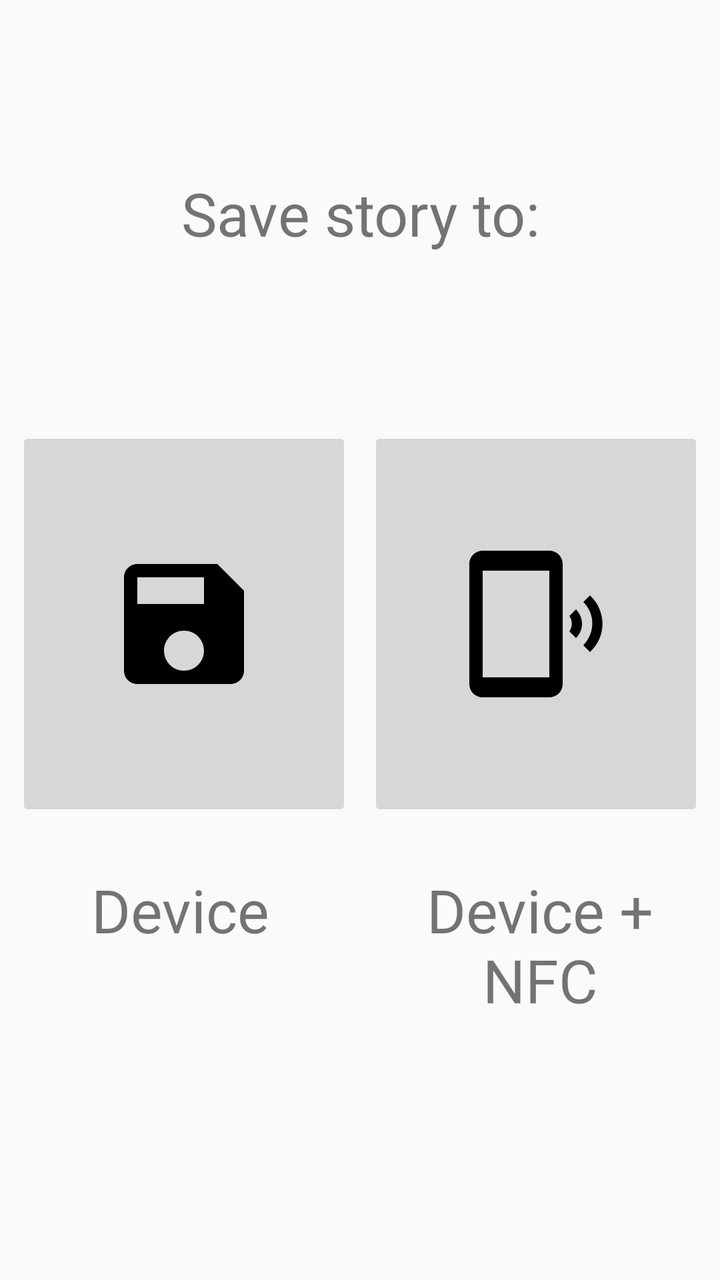
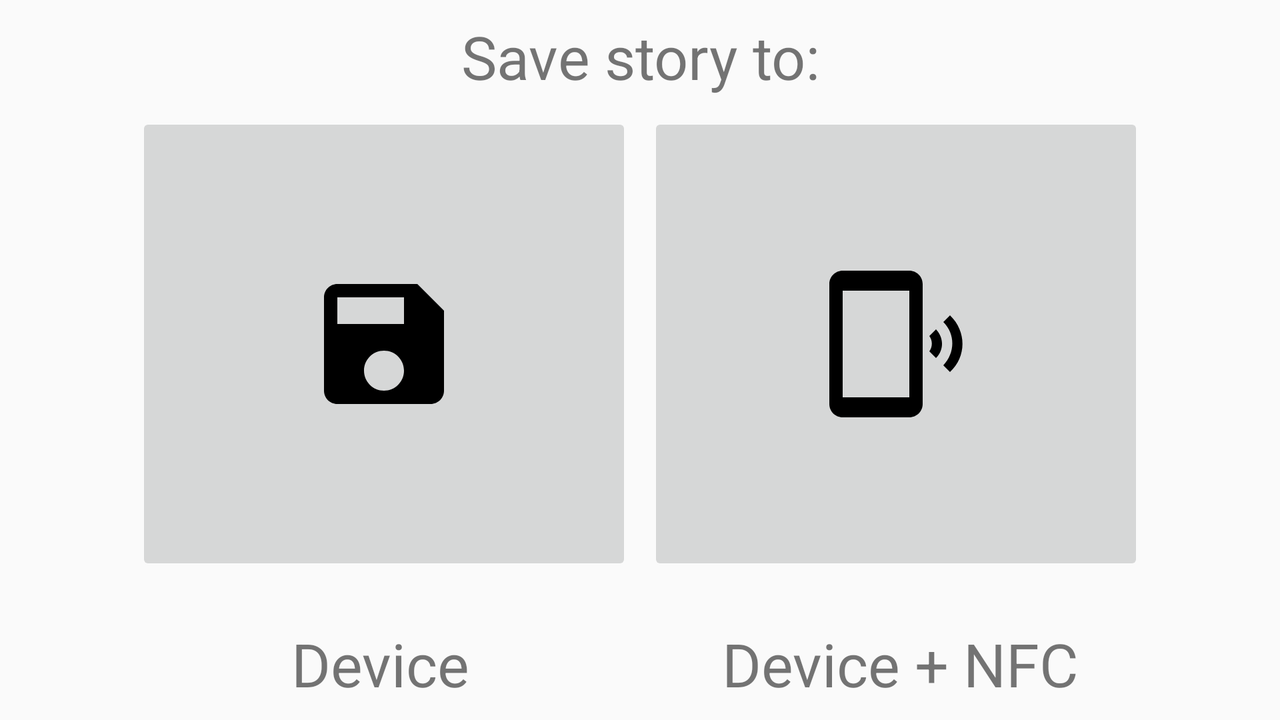

Two renders of one Android screen. The first uses the default layout on a phone; the second uses the alternative layout the repository ships for a different screen configuration, on a matching device. The two XML files are below.
<!-- AndroidManifest.xml: application theme AppTheme -->
<!-- res/layout/activity_save_selector.xml -->
<?xml version="1.0" encoding="utf-8"?>
<android.support.constraint.ConstraintLayout xmlns:android="http://schemas.android.com/apk/res/android"
    xmlns:app="http://schemas.android.com/apk/res-auto"
    xmlns:tools="http://schemas.android.com/tools"
    android:layout_width="match_parent"
    android:layout_height="match_parent"
    tools:context="com.example.stucollyn.nfc_play.SaveSelector">

    <TextView
        android:id="@+id/save_selector_instruction_text"
        android:layout_width="0dp"
        android:layout_height="0dp"
        android:layout_marginEnd="8dp"
        android:layout_marginStart="8dp"
        android:layout_marginTop="8dp"
        android:gravity="center"
        android:text="Save story to:"
        android:textSize="30dp"
        app:layout_constraintBottom_toTopOf="@+id/save_to_device"
        app:layout_constraintEnd_toEndOf="parent"
        app:layout_constraintStart_toStartOf="parent"
        app:layout_constraintTop_toTopOf="parent" />

    <ImageButton
        android:id="@+id/save_to_device"
        android:layout_width="0dp"
        android:layout_height="0dp"
        android:layout_marginEnd="8dp"
        android:layout_marginStart="8dp"
        android:layout_marginTop="8dp"
        android:onClick="StartConfirmation"
        android:src="@drawable/save"
        android:translationZ="0dp"
        android:visibility="visible"
        app:layout_constraintBottom_toTopOf="@+id/device_caption"
        app:layout_constraintEnd_toStartOf="@+id/save_to_device_and_object"
        app:layout_constraintStart_toStartOf="parent"
        app:layout_constraintTop_toBottomOf="@+id/save_selector_instruction_text" />

    <ImageButton
        android:id="@+id/save_to_device_and_object"
        android:layout_width="0dp"
        android:layout_height="0dp"
        android:layout_marginEnd="8dp"
        android:layout_marginTop="8dp"
        android:onClick="StartSaveStoryToNFC"
        android:src="@drawable/phone_nfc_android"
        android:translationZ="0dp"
        android:visibility="visible"
        app:layout_constraintBottom_toTopOf="@+id/device_nfc_caption"
        app:layout_constraintEnd_toEndOf="parent"
        app:layout_constraintStart_toEndOf="@+id/save_to_device"
        app:layout_constraintTop_toBottomOf="@+id/save_selector_instruction_text" />

    <TextView
        android:id="@+id/device_caption"
        android:layout_width="0dp"
        android:layout_height="0dp"
        android:layout_marginBottom="8dp"
        android:layout_marginEnd="8dp"
        android:layout_marginStart="8dp"
        android:layout_marginTop="24dp"
        android:gravity="top"
        android:text="Device\n"
        android:textAlignment="center"
        android:textSize="30dp"
        app:layout_constraintBottom_toBottomOf="parent"
        app:layout_constraintEnd_toStartOf="@+id/device_nfc_caption"
        app:layout_constraintStart_toStartOf="parent"
        app:layout_constraintTop_toBottomOf="@+id/save_to_device" />

    <TextView
        android:id="@+id/device_nfc_caption"
        android:layout_width="0dp"
        android:layout_height="0dp"
        android:layout_marginBottom="8dp"
        android:layout_marginEnd="8dp"
        android:layout_marginStart="8dp"
        android:layout_marginTop="24dp"
        android:gravity="top"
        android:text="Device + NFC"
        android:textAlignment="center"
        android:textSize="30dp"
        app:layout_constraintBottom_toBottomOf="parent"
        app:layout_constraintEnd_toEndOf="parent"
        app:layout_constraintStart_toEndOf="@+id/device_caption"
        app:layout_constraintTop_toBottomOf="@+id/save_to_device_and_object" />

</android.support.constraint.ConstraintLayout>
<!-- resources referenced by this layout -->
<resources>
  <!-- drawable phone_nfc_android (drawable) -->
  <vector android:height="80dp" android:viewportHeight="24.0"
      android:viewportWidth="24.0" android:width="80dp" xmlns:android="http://schemas.android.com/apk/res/android">
      <path android:fillColor="#FF000000" android:pathData="M20.1,7.7l-1,1c1.8,1.8 1.8,4.6 0,6.5l1,1c2.5,-2.3 2.5,-6.1 0,-8.5zM18,9.8l-1,1c0.5,0.7 0.5,1.6 0,2.3l1,1c1.2,-1.2 1.2,-3 0,-4.3zM14,1L4,1c-1.1,0 -2,0.9 -2,2v18c0,1.1 0.9,2 2,2h10c1.1,0 2,-0.9 2,-2L16,3c0,-1.1 -0.9,-2 -2,-2zM14,20L4,20L4,4h10v16z"/>
  </vector>
  <!-- drawable save (drawable) -->
  <vector android:height="80dp" android:viewportHeight="24.0"
      android:viewportWidth="24.0" android:width="80dp" xmlns:android="http://schemas.android.com/apk/res/android">
      <path android:fillColor="#FF000000" android:pathData="M17,3L5,3c-1.11,0 -2,0.9 -2,2v14c0,1.1 0.89,2 2,2h14c1.1,0 2,-0.9 2,-2L21,7l-4,-4zM12,19c-1.66,0 -3,-1.34 -3,-3s1.34,-3 3,-3 3,1.34 3,3 -1.34,3 -3,3zM15,9L5,9L5,5h10v4z"/>
  </vector>
  <style name="AppTheme" parent="Theme.AppCompat.Light.DarkActionBar">
          
          <item name="colorPrimary">@color/colorPrimary</item>
          <item name="colorPrimaryDark">@color/colorPrimaryDark</item>
          <item name="colorAccent">@color/colorAccent</item>
          <item name="android:windowAnimationStyle">@null</item>
      </style>
</resources>
<!-- res/layout-land/activity_save_selector.xml (the repository's variant of the layout above) -->
<!-- drawn on the phone turned sideways -->
<?xml version="1.0" encoding="utf-8"?>
<android.support.constraint.ConstraintLayout xmlns:android="http://schemas.android.com/apk/res/android"
    xmlns:app="http://schemas.android.com/apk/res-auto"
    xmlns:tools="http://schemas.android.com/tools"
    android:layout_width="match_parent"
    android:layout_height="match_parent"
    tools:context="com.example.stucollyn.nfc_play.SaveSelector">

    <TextView
        android:id="@+id/save_selector_instruction_text"
        android:layout_width="0dp"
        android:layout_height="wrap_content"
        android:layout_marginEnd="8dp"
        android:layout_marginStart="8dp"
        android:layout_marginTop="8dp"
        android:gravity="top|center"
        android:text="Save story to:"
        android:textSize="30dp"
        app:layout_constraintBottom_toTopOf="@+id/find_date"
        app:layout_constraintEnd_toEndOf="parent"
        app:layout_constraintStart_toStartOf="parent"
        app:layout_constraintTop_toTopOf="parent" />

    <ImageButton
        android:id="@+id/find_date"
        android:layout_width="0dp"
        android:layout_height="0dp"
        android:layout_marginEnd="8dp"
        android:layout_marginStart="8dp"
        android:layout_marginTop="8dp"
        android:onClick="StartConfirmation"
        android:src="@drawable/save"
        android:translationZ="0dp"
        android:visibility="visible"
        app:layout_constraintBottom_toTopOf="@+id/find_date_caption"
        app:layout_constraintEnd_toStartOf="@+id/find_image"
        app:layout_constraintStart_toStartOf="@+id/guideline1"
        app:layout_constraintTop_toBottomOf="@+id/save_selector_instruction_text" />

    <ImageButton
        android:id="@+id/find_image"
        android:layout_width="0dp"
        android:layout_height="0dp"
        android:layout_marginEnd="8dp"
        android:layout_marginTop="8dp"
        android:onClick="StartSaveStoryToNFC"
        android:src="@drawable/phone_nfc_android"
        android:translationZ="0dp"
        android:visibility="visible"
        app:layout_constraintBottom_toTopOf="@+id/find_image_caption"
        app:layout_constraintEnd_toEndOf="@+id/guideline2"
        app:layout_constraintStart_toEndOf="@+id/find_date"
        app:layout_constraintTop_toBottomOf="@+id/save_selector_instruction_text" />

    <TextView
        android:id="@+id/find_date_caption"
        android:layout_width="0dp"
        android:layout_height="wrap_content"
        android:layout_marginBottom="8dp"
        android:layout_marginEnd="8dp"
        android:layout_marginStart="8dp"
        android:layout_marginTop="24dp"
        android:gravity="top"
        android:text="Device"
        android:textAlignment="center"
        android:textSize="30dp"
        app:layout_constraintBottom_toBottomOf="parent"
        app:layout_constraintEnd_toStartOf="@+id/find_image_caption"
        app:layout_constraintStart_toStartOf="@+id/guideline1"
        app:layout_constraintTop_toBottomOf="@+id/find_date" />

    <TextView
        android:id="@+id/find_image_caption"
        android:layout_width="0dp"
        android:layout_height="wrap_content"
        android:layout_marginBottom="8dp"
        android:layout_marginEnd="8dp"
        android:layout_marginStart="8dp"
        android:layout_marginTop="24dp"
        android:gravity="top"
        android:text="Device + NFC"
        android:textAlignment="center"
        android:textSize="30dp"
        app:layout_constraintBottom_toBottomOf="parent"
        app:layout_constraintEnd_toEndOf="@+id/guideline2"
        app:layout_constraintStart_toEndOf="@+id/find_date_caption"
        app:layout_constraintTop_toBottomOf="@+id/find_image" />

    <android.support.constraint.Guideline
        android:id="@+id/guideline1"
        android:layout_width="wrap_content"
        android:layout_height="wrap_content"
        android:orientation="vertical"
        app:layout_constraintGuide_begin="60dp" />

    <android.support.constraint.Guideline
        android:id="@+id/guideline2"
        android:layout_width="wrap_content"
        android:layout_height="wrap_content"
        android:orientation="vertical"
        app:layout_constraintGuide_end="60dp" />

</android.support.constraint.ConstraintLayout>
